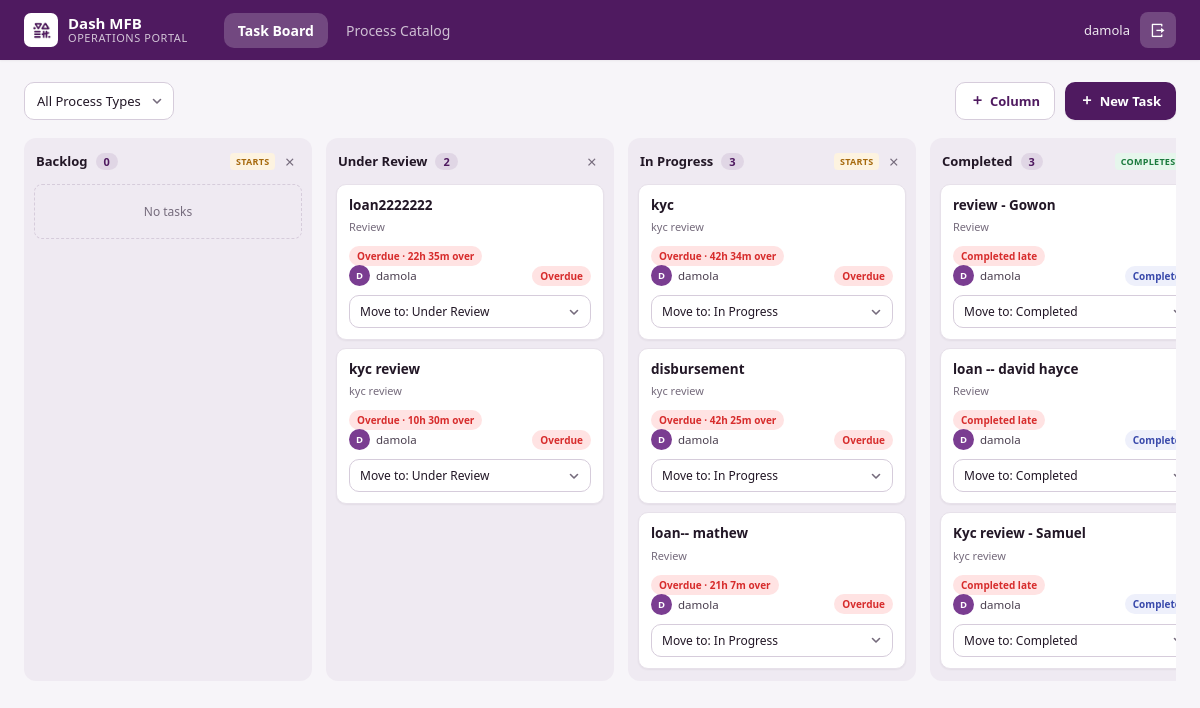
The page /dashboard/ (signed in) on the database its author committed.
### portal/models.py (models this page shows, shortened)
class Column(models.Model):
    name = models.CharField(max_length=100)
    starts = models.BooleanField(default=False)
    completes = models.BooleanField(default=False)
    order = models.PositiveIntegerField(default=0)  # controls left-to-right board order
    class Meta:
        ordering = ['order']
    def __str__(self):
        return self.name

class Task(models.Model):
    title = models.CharField(max_length=300)
    process_type = models.ForeignKey(ProcessType, on_delete=models.PROTECT, related_name='tasks')
    status = models.ForeignKey(Column, on_delete=models.PROTECT, related_name='tasks')
    assignee = models.ForeignKey(User, on_delete=models.SET_NULL, null=True, blank=True, related_name='assigned_tasks')
    created_at = models.DateTimeField(auto_now_add=True)
    started_at = models.DateTimeField(null=True, blank=True)
    completed_at = models.DateTimeField(null=True, blank=True)
    submitted_at = models.DateTimeField(null=True, blank=True)
    deadline = models.DateTimeField(null=True, blank=True)
    escalation_sent = models.BooleanField(default=False)
    escalated_at = models.DateTimeField(null=True, blank=True)
    checklist_done = models.JSONField(default=dict, blank=True)
    awaiting_approval = models.BooleanField(default=False)
    approved_at = models.DateTimeField(null=True, blank=True)
    approved_by = models.ForeignKey(
        User, on_delete=models.SET_NULL, null=True, blank=True, related_name='approved_tasks'
    )

class ProcessType(models.Model):
    name = models.CharField(max_length=200)
    target_hours = models.FloatField()
    checklist = models.JSONField(default=list, blank=True)
    requires_approval = models.BooleanField(
        default=False,
        help_text='Tasks of this type need a sign-off before they count as completed.',
    )
    def __str__(self):
        return self.name

### portal/views.py (the view)
# urls.py: path("dashboard/", views.dashboard, name="portal-dashboard"),
@login_required
def dashboard(request):
    return render(request, 'portal/dashboard.html', _dashboard_context(request))

### portal/forms.py
class TaskForm(forms.ModelForm):
    class Meta:
        model = Task
        fields = ['title', 'process_type', 'assignee', 'status']
        widgets = {
            'title': forms.TextInput(attrs={'placeholder': 'e.g. KYC review — Damola J'}),
        }

class ColumnForm(forms.ModelForm):
    class Meta:
        model = Column
        fields = ['name', 'starts', 'completes']
        widgets = {
            'name': forms.TextInput(attrs={'placeholder': 'e.g. QA Sign-off'}),
        }

### portal/views.py (called while the page is built, shortened)
def can_approve(user):
    if not user.is_authenticated:
        return False
    if user.is_superuser:
        return True
    profile = getattr(user, 'profile', None)
    return bool(
        profile
        and profile.role in (
            Profile.ROLE_ADMIN,
            Profile.ROLE_TEAM_LEAD,
        )
    )

def compute_deadline_status(task):
    if task.completed_at:
        return 'done'
    if task.awaiting_approval:
        return 'awaiting'
    if not task.deadline:
        return 'on-track'
    now = timezone.now()
    if now >= task.deadline:
        return 'overdue'

def create_escalation_if_needed(task):
    if task.completed_at:
        return
    if not task.deadline:
        return
    if compute_deadline_status(task) != 'at-risk':
        return

def _clean_id(value):
    return value if (value or '').isdigit() else ''

### portal/templates/portal/dashboard.html (shortened to what this page needs)
{% extends 'portal/base.html' %}
{% load static %}
{% block content %}
<section class="tab-panel active">
    <div class="board-toolbar">
        <div class="toolbar-left">
            <form method="get" style="display:flex; gap:10px; flex-wrap:wrap;">
                <select name="process" class="filter-select" onchange="this.form.submit()">
                    <option value="">All Process Types</option>
                </select>
            </form>
        </div>
        <div class="toolbar-right">
            <button type="button" class="toolbar-btn hide" onclick="document.getElementById('columnModal').classList.remove('hidden')">
                <i class="ri-add-fill"></i>Column
            </button>
            <button type="button" class="toolbar-btn show" onclick="document.getElementById('taskModal').classList.remove('hidden')">
                <i class="ri-add-fill"></i>New Task
            </button>
        </div>
    </div>
    <div class="board">
        {% for entry in columns_with_tasks %}
        <div class="column">
            <div class="column-header">
                <div class="column-title">
                    {{ entry.column.name }} <span class="column-count">{{ entry.tasks|length }}</span>
                </div>
                <div class="column-flags">
                    {% if entry.column.starts %}<span class="column-flag flag-start">Starts</span>{% endif %}
                    {% if entry.column.completes %}<span class="column-flag flag-complete">Completes</span>{% endif %}
                    <form method="post" action="{% url 'column-delete' entry.column.id %}" style="display:inline;"
                          onsubmit="return confirm('Delete this column?');">
                        <button class="column-delete" type="submit" title="Delete column"><i class="ri-close-line"></i></button>
                    </form>
                </div>
            </div>
            <div class="column-body">
                {% for task in entry.tasks %}
                <div class="task-card">
                    <a href="{% url 'task-edit' task.id %}" style="text-decoration:none; color:inherit; display:block;">
                        <div class="task-card-top">
                            <div class="task-title">{{ task.title }}</div>
                        </div>
                        <div class="task-process">{{ task.process_type.name }}</div>
                        {% if task.awaiting_approval %}
                            <span class="badge badge-awaiting">
                                Awaiting approval
                            </span>
                        {% elif task.completed_at %}
                            {% if task.completion_status == 'on-time' %}
                                <span class="badge badge-completed">
                                    Completed on time
                                </span>
                            {% else %}
                                <span class="badge badge-overdue">
                                    Completed late
                                </span>
                            {% endif %}
                        {% elif task.deadline %}
                            <span
                                class="badge deadline-badge"
                                data-deadline="{{ task.deadline|date:'c' }}"
                                data-created="{{ task.created_at|date:'c' }}"
                            >
                                <span class="deadline-text">
                                </span>
                            </span>
                        {% else %}
                            <span class="badge badge-on-track">
                                No deadline
                            </span>
                        {% endif %}
                        <div class="task-meta">
                            <div class="task-assignee">
                            {% if task.assignee %}
                                <span class="assignee-avatar">{{ task.assignee.first_name|slice:":1"|upper }}{{ task.assignee.last_name|slice:":1"|upper }}</span>
                                {{ task.assignee.get_full_name|default:task.assignee.username }}
                            {% else %}
                                <span class="assignee-avatar assignee-avatar-none">?</span>
                                <span class="muted">Unassigned</span>
                            {% endif %}
                            </div>
                            <span class="badge badge-{{ task.deadline_status }}">
                            {% if task.deadline_status == 'on-track' %}On track
                            {% elif task.deadline_status == 'at-risk' %}At risk
                            {% elif task.deadline_status == 'overdue' %}Overdue
                            {% elif task.deadline_status == 'awaiting' %}Awaiting approval
                            {% else %}Completed{% endif %}
                            </span>
                        </div>
                    </a>
                    <form method="post" action="{% url 'task-move' task.id %}">
                        <select name="status" class="task-move" onchange="this.form.submit()">
                            {% for c in all_columns %}
                                <option value="{{ c.id }}" {% if c.id == entry.column.id %}selected{% endif %}>Move to: {{ c.name }}</option>
                            {% endfor %}
                        </select>
                    </form>
                </div>
                {% empty %}
                <div class="column-drop-empty">No tasks</div>
                {% endfor %}
            </div>
        </div>
        {% endfor %}
    </div>
</section>
{% endblock %}

### portal/templates/portal/base.html (shortened to what this page needs)
{% load static %}
<!DOCTYPE html>
<html lang="en">
<head>
    <link rel="stylesheet" href="{% static 'css/dashboard.css' %}">
    <link href="https://cdn.jsdelivr.net/npm/remixicon@4.9.0/fonts/remixicon.css" rel="stylesheet" />
</head>
<body>
    <header class="top-bar">
        <div class="head">
            <img src="{% static 'images/DASH LOGO.jpg' %}" alt="Logo">
            <div class="head-text">
                <span class="head-name">Dash MFB</span>
                <span class="head-sub">Operations Portal</span>
            </div>
        </div>
        <nav class="tabs" role="tablist">
            <a class="tab-btn {% if active_tab == 'board' %}active{% endif %}"
                href="{% url 'portal-dashboard' %}">Task Board</a>
            <a class="tab-btn {% if active_tab == 'catalog' %}active{% endif %}"
                href="{% url 'portal-catalog' %}">Process Catalog</a>
        </nav>
        <div class="user-wrap">
            <span class="user-name">{{ user.get_full_name|default:user.username }}</span>
            <form method="post" action="{% url 'portal-logout' %}">
                <button type="submit" class="logout-btn" title="Log out">
                    <i class="ri-logout-box-r-line"></i>
                </button>
            </form>
        </div>
    </header>
    <main>
        {% block content %}
        {% endblock content %}
    </main>
</body>
</html>

### rows shown on the page
Column: column.name "Backlog", tasks|length "0", starts "STARTS"
Column: column.name "Under Review", tasks|length "2"
Task: title "loan2222222", process_type.name "Review", assignee.first_name "D", assignee.get_full_name "damola", shows "Overdue"
Task: title "kyc review", process_type.name "kyc review", assignee.first_name "D", assignee.get_full_name "damola", shows "Overdue"
Column: column.name "In Progress", tasks|length "3", starts "STARTS"
Task: title "kyc", process_type.name "kyc review", assignee.first_name "D", assignee.get_full_name "damola", shows "Overdue"
Task: title "disbursement", process_type.name "kyc review", assignee.first_name "D", assignee.get_full_name "damola", shows "Overdue"
Task: title "loan-- mathew", process_type.name "Review", assignee.first_name "D", assignee.get_full_name "damola", shows "Overdue"
Column: column.name "Completed", tasks|length "3", completes "COMPLETES"
Task: title "review - Gowon", process_type.name "Review", awaiting_approval "Completed late", assignee.first_name "D", assignee.get_full_name "damola"
Task: title "loan -- david hayce", process_type.name "Review", awaiting_approval "Completed late", assignee.first_name "D", assignee.get_full_name "damola"
Task: title "Kyc review - Samuel", process_type.name "kyc review", awaiting_approval "Completed late", assignee.first_name "D", assignee.get_full_name "damola"

### other values the page prints
{{ user.get_full_name|default:user.username }} "damola"
